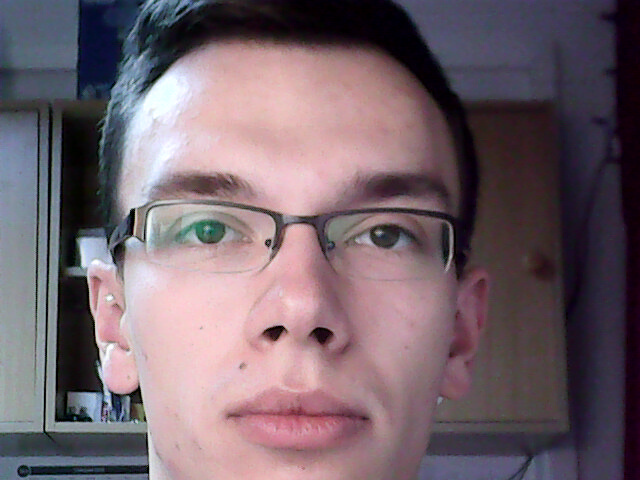
#> input picture bazy/Webcam/3.jpg, 640 x 480 px, found by its file name
$ python harris_corner.py
#> lines starting #> are read from the running program, lines starting #| are printed output that depends on the picture
#!/usr/bin/env python
# -*- coding: UTF-8 -*-
import cv2
import numpy as np

# filename = '..\\bazy\\Webcam\\eyes\\1.jpg'
# filename = '..\\bazy\\Webcam\\eyes\\2.jpg'
filename = '..\\bazy\\Webcam\\eyes\\3.jpg'
# [6 lines of commented-out code are left out]
img = cv2.imread(filename)
#> img is the input picture: shape (480, 640, 3); mean B, G, R 107.6, 99.4, 115.8
# img = cv2.imread("..\\bazy\\Webcam\\2016-12-17-175909.jpg", 0)
# img = cv2.imread('/home/stevens/Obrazy/Webcam/2016-10-27-220504.jpg')
# img = cv2.imread('/home/stevens/Obrazy/Webcam/2016-10-27-220018.jpg')

gray = cv2.cvtColor(img, cv2.COLOR_BGR2GRAY)
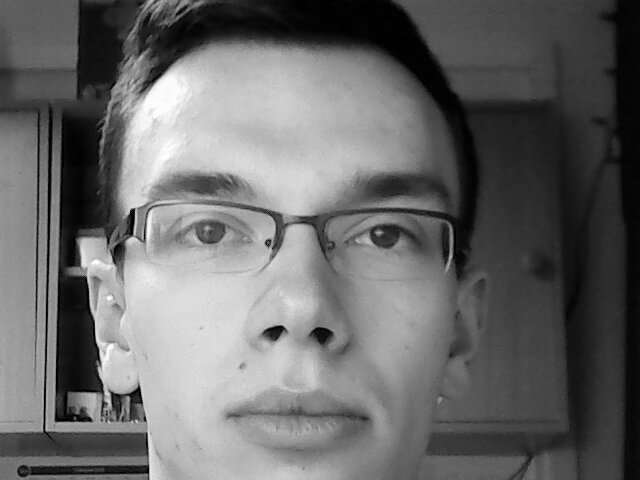
#> gray: shape (480, 640); min 0, max 255, mean 105.2

gray = np.float32(gray)
dst = cv2.cornerHarris(gray,2,11,0.1)
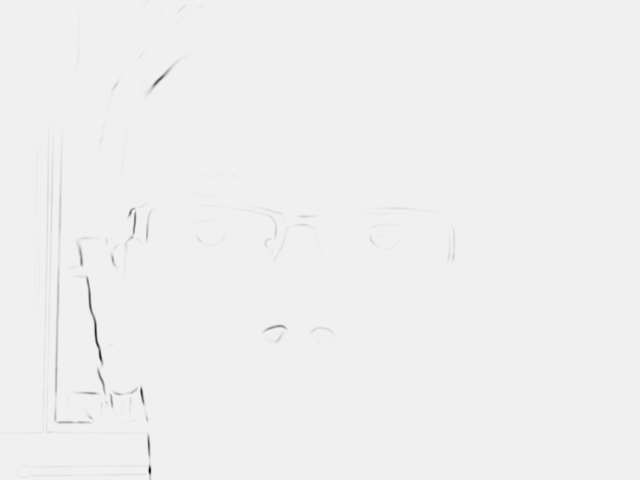
#> dst: shape (480, 640) float32; min -3.76e+16, max 2.19e+15, mean -9.08e+13; drawn with min black and max white

# result is dilated for marking the corners, not important
dst = cv2.dilate(dst,None)
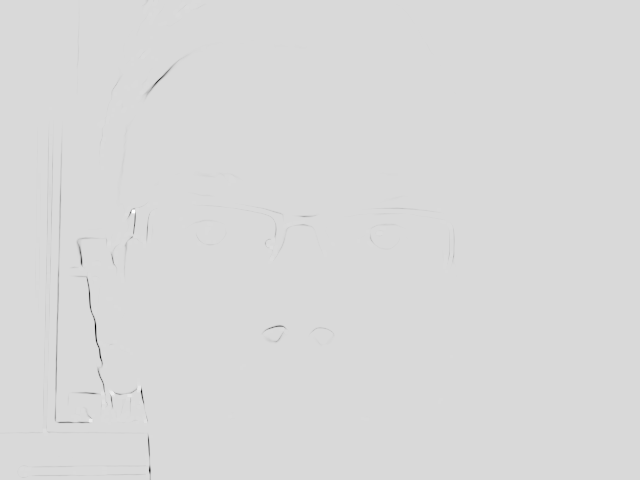
#> dst: shape (480, 640) float32; min -1.29e+16, max 2.19e+15, mean -1.71e+13; drawn with min black and max white

# create keypoints from dst
keypoints = np.argwhere(dst > 0.01 * dst.max())
#> keypoints = 1059 pairs, first value 1 to 477, second value 43 to 452
#> (the run stopped early here; a loop or call above may not have finished)

$ run again, with bazy/eye.jpeg copied over bazy/Webcam/3.jpg
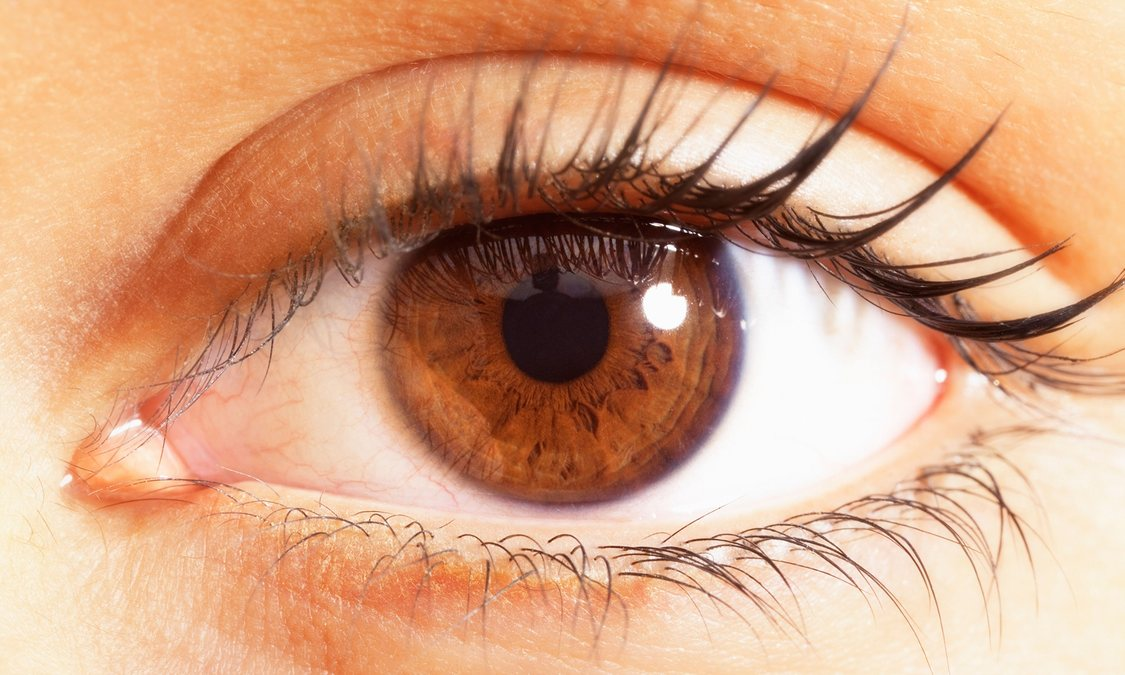
#> input picture bazy/eye.jpeg, 1125 x 675 px, found by its file name
#> img is the input picture: shape (675, 1125, 3); mean B, G, R 130.8, 162.8, 213.2
#> `gray = cv2.cvtColor(img, cv2.COLOR_BGR2GRAY)`:
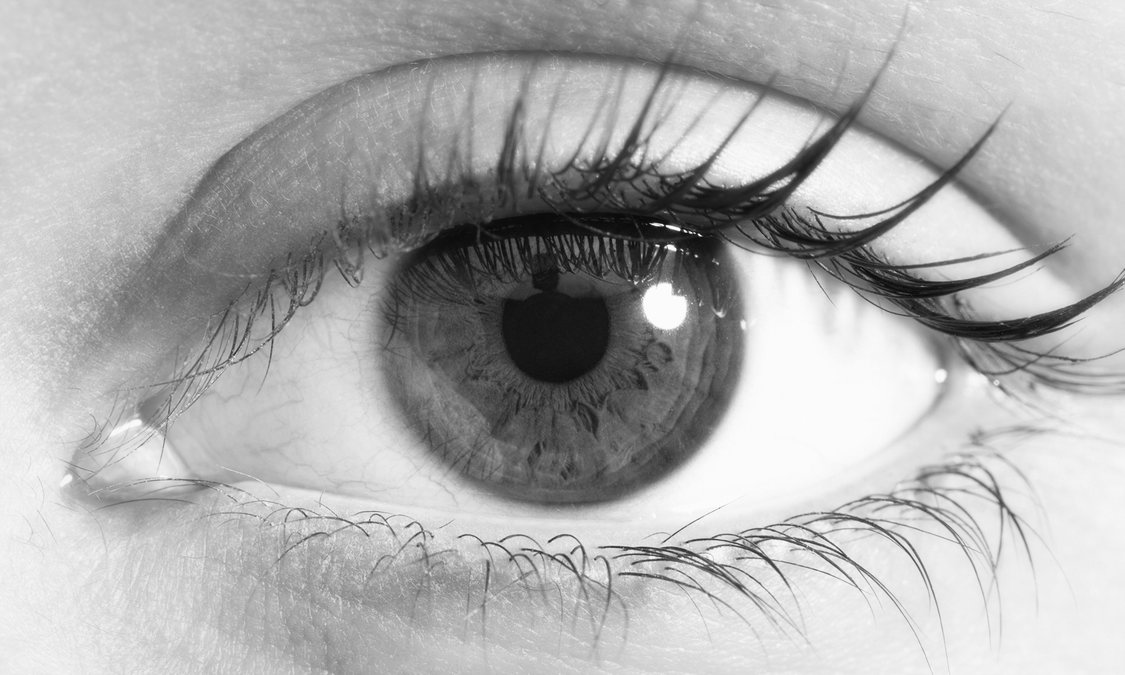
#> gray: shape (675, 1125); min 6, max 255, mean 174.3
#> `dst = cv2.dilate(dst,None)`:
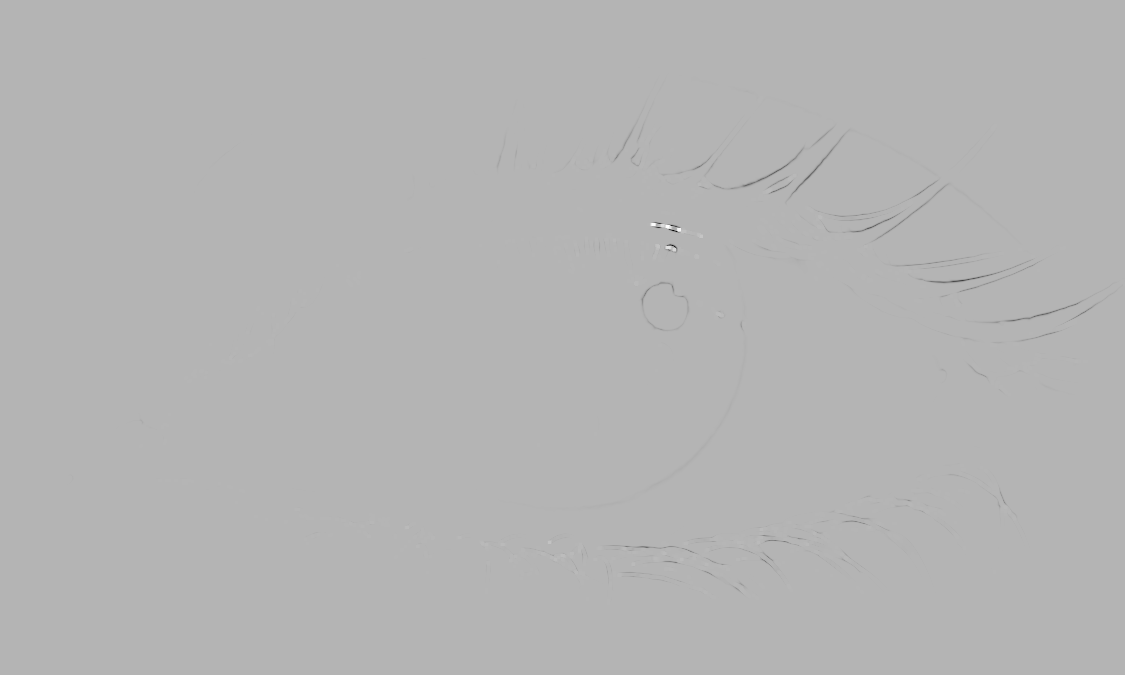
#> dst: shape (675, 1125) float32; min -7.48e+15, max 3.06e+15, mean -6.82e+12; drawn with min black and max white
#> keypoints = 3121 pairs, first value 137 to 597, second value 229 to 1078

$ run again, with bazy/Webcam/9.jpg copied over bazy/Webcam/3.jpg
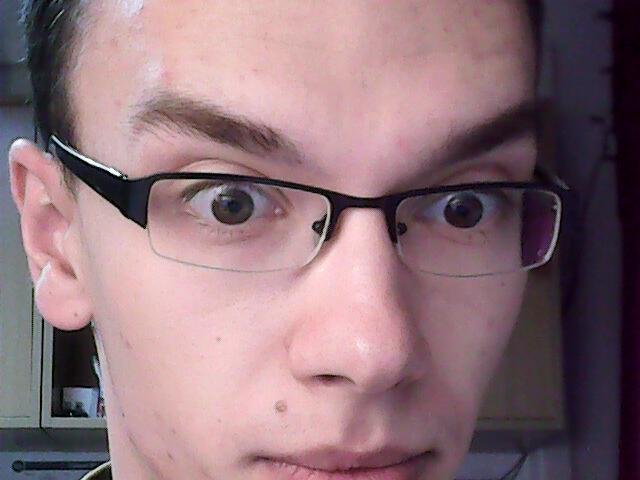
#> input picture bazy/Webcam/9.jpg, 640 x 480 px, found by its file name
#> img is the input picture: shape (480, 640, 3); mean B, G, R 120.9, 113.9, 141.5
#> `gray = cv2.cvtColor(img, cv2.COLOR_BGR2GRAY)`:
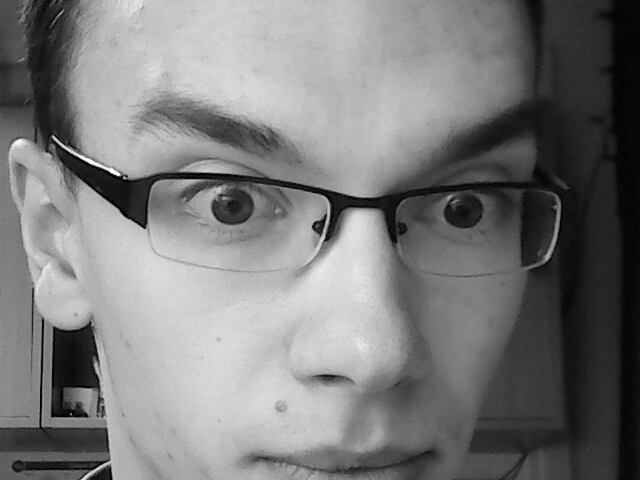
#> gray: shape (480, 640); min 0, max 255, mean 122.9
#> `dst = cv2.cornerHarris(gray,2,11,0.1)`:
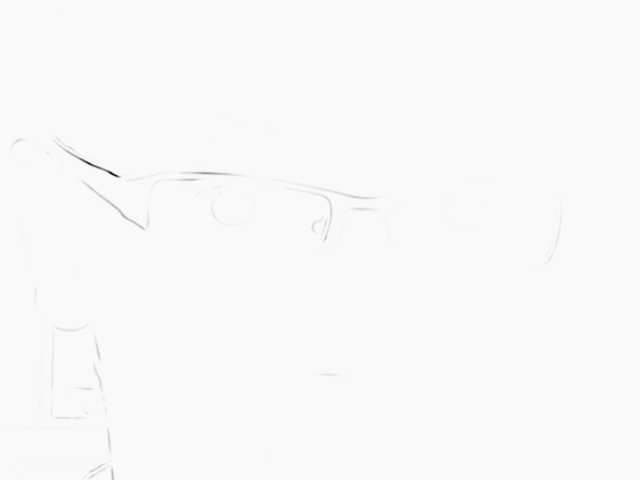
#> dst: shape (480, 640) float32; min -7.02e+16, max 1.41e+15, mean -8.21e+13; drawn with min black and max white
#> keypoints = 1111 pairs, first value 10 to 479, second value 13 to 547
